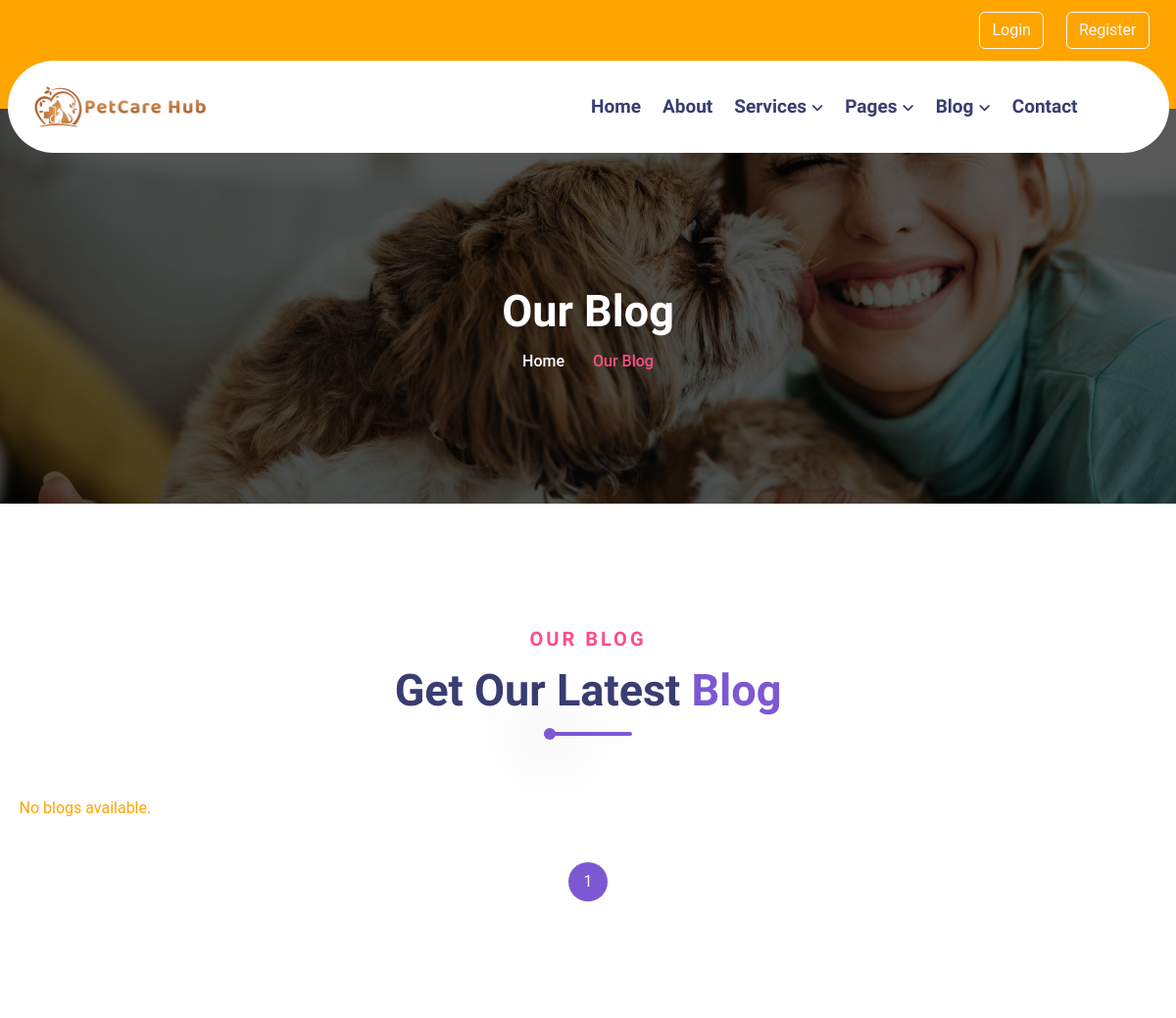
The page /blog/ (upper part) on the database as committed earlier.
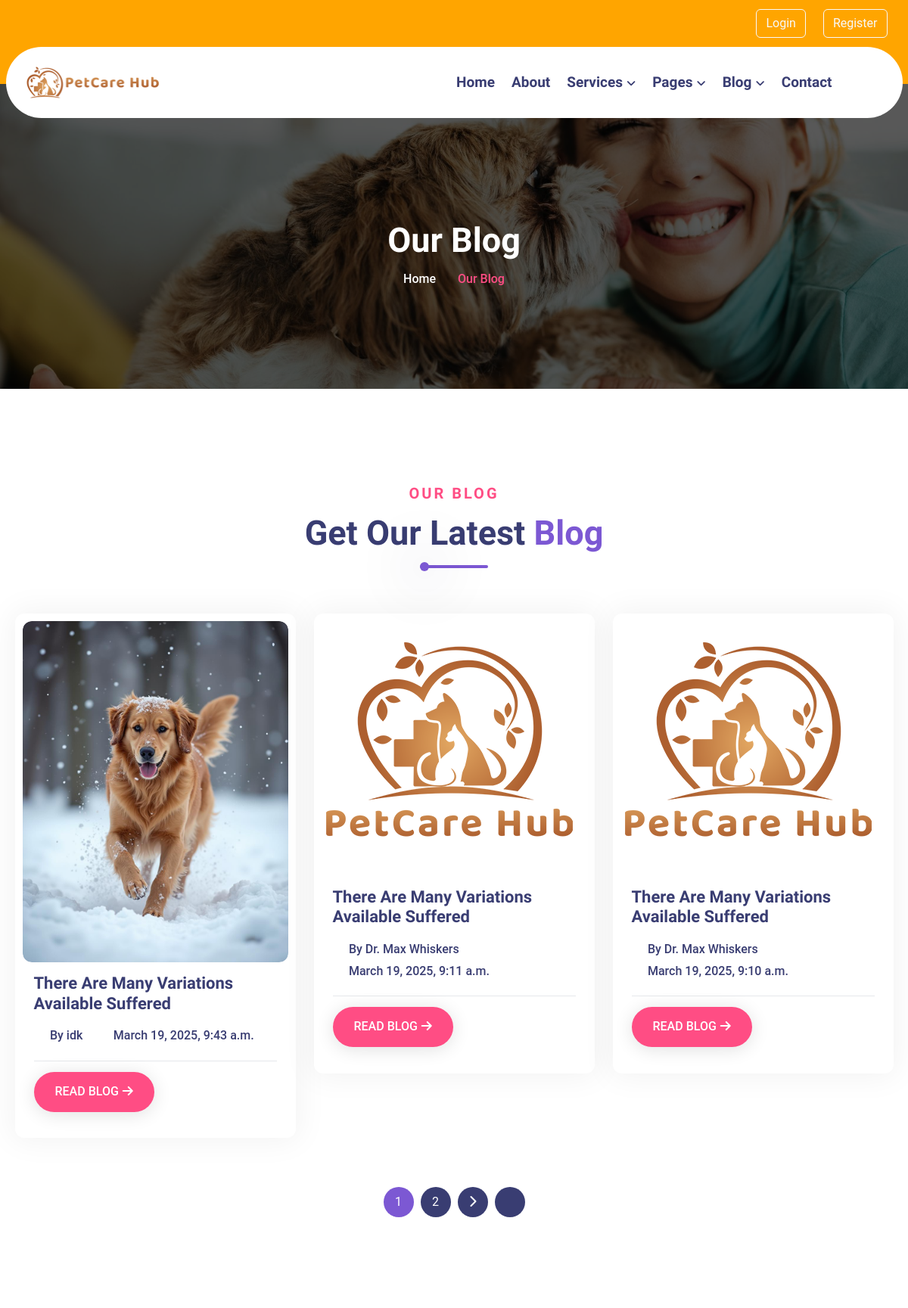
The same page on the database as committed later.
### myapp/models.py (models this page shows, shortened)
class Blog(models.Model):
    blogTitle = models.CharField(max_length=30)
    blogImage = models.ImageField(upload_to='photos')
    vetid = models.CharField(max_length=30)
    vetPhoto = models.ImageField(upload_to='photos',null=True,default="")
    Description = models.TextField()
    TimeStamp = models.DateTimeField(auto_now=True)

### myapp/views.py (the view)
# urls.py: path('blog/',views.blogpage),
def blogpage(request):
    fetchdata = Blog.objects.all().order_by('-TimeStamp')  # Order by latest blogs
    paginator = Paginator(fetchdata, 3)  # Show 6 blogs per page
    page_number = request.GET.get('page')
    page_data = paginator.get_page(page_number)
    context = {
        "data": page_data
    }
    return render(request, "blog.html", context)

### myapp/templates/blog.html (shortened to what this page needs)
<!DOCTYPE html>
<html lang="en">
<head>
    <link rel="stylesheet" href="/static/css/bootstrap.min.css">
    <link rel="stylesheet" href="/static/css/all-fontawesome.min.css">
    <link rel="stylesheet" href="/static/css/icomoon.css">
    <link rel="stylesheet" href="/static/css/animate.min.css">
    <link rel="stylesheet" href="/static/css/magnific-popup.min.css">
    <link rel="stylesheet" href="/static/css/owl.carousel.min.css">
    <link rel="stylesheet" href="/static/css/style.css">
</head>
<body>
    {% include 'nav.html' %}
    <main class="main">
        <div class="site-breadcrumb" style="background: url(/static/img/breadcrumb/01.jpg)">
            <div class="container">
                <h2 class="breadcrumb-title">Our Blog</h2>
                <ul class="breadcrumb-menu">
                    <li><a href="index.html">Home</a></li>
                    <li class="active">Our Blog</li>
                </ul>
            </div>
        </div>
        <div class="blog-area py-120">
            <div class="container">
                <div class="row">
                    <div class="col-lg-6 mx-auto wow fadeInDown" data-wow-duration="1s" data-wow-delay=".25s">
                        <div class="site-heading text-center">
                            <span class="site-title-tagline">Our Blog</span>
                            <h2 class="site-title">Get Our Latest <span>Blog</span></h2>
                            <div class="heading-divider"></div>
                        </div>
                    </div>
                </div>
                <div class="row">
    {% for i in data %}
    <div class="col-md-6 col-lg-4">
        <div class="blog-item wow fadeInUp" data-wow-duration="1s" data-wow-delay=".25s">
            <div class="blog-item-img">
                <img src="/media/{{ i.blogImage }}" alt="Thumb">
            </div>
            <div class="blog-item-info">
                <h4 class="blog-title">
                    <a href="#">There are many variations available suffered</a>
                </h4>
                <div class="blog-item-meta">
                    <ul>
                        <li><a href="#"><i class="far fa-user-circle"></i> By {{ i.vetid }}</a></li>
                        <li><a href="#"><i class="far fa-calendar-alt"></i> {{ i.TimeStamp }}</a></li>
                    </ul>
                </div>
                <a class="theme-btn" href="/blogs/{{ i.id }}">Read Blog<i class="fas fa-arrow-right"></i></a>
            </div>
        </div>
    </div>
    {% empty %}
    <p>No blogs available.</p>
    {% endfor %}
</div>
<div class="pagination-area">
    <nav aria-label="Page navigation">
        <ul class="pagination">
            {% for num in data.paginator.page_range %}
            <li class="page-item {% if num == data.number %}active{% endif %}">
                <a class="page-link" href="?page={{ num }}">{{ num }}</a>
            </li>
            {% endfor %}
            {% if data.has_next %}
            <li class="page-item">
                <a class="page-link" href="?page={{ data.next_page_number }}" aria-label="Next">
                    <i class="fas fa-chevron-right"></i>
                </a>
            </li>
            <li class="page-item">
                <a class="page-link" href="?page={{ data.paginator.num_pages }}" aria-label="Last">
                    <i class="far fa-angle-double-right"></i>
                </a>
            </li>
            {% endif %}
        </ul>
    </nav>
</div>
    </main>
</body>
</html>

Rows that differ between the two databases and show on the page:
added Blog: blogImage (picture), vetid "idk", TimeStamp "March 19, 2025, 9:43 a.m."
added Blog: blogImage (picture), vetid "Dr. Max Whiskers", TimeStamp "March 19, 2025, 9:11 a.m."
added Blog: blogImage (picture), vetid "Dr. Max Whiskers", TimeStamp "March 19, 2025, 9:10 a.m."
Other text that changed with them:
new list line: "2"
text no longer shown: "No blogs available."
